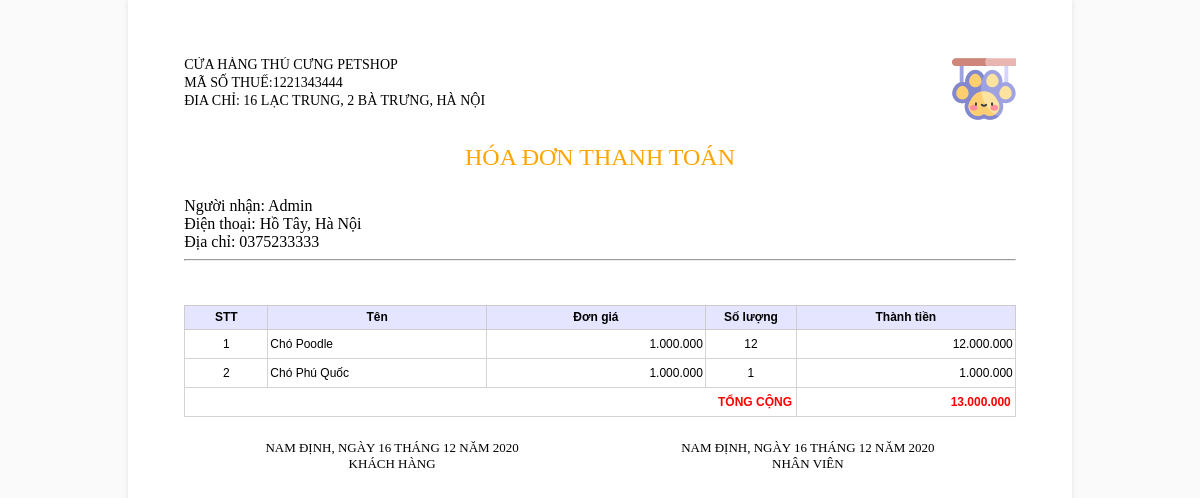
Screenshot of /PetShop/hoadon.php?id=6 (signed in) with the database file from the repository.
### tables this page shows
CREATE TABLE `user` (
  `id` int(11) NOT NULL,
  `username` varchar(255) NOT NULL,
  `password` varchar(255) NOT NULL,
  `email` varchar(200) NOT NULL,
  `sodienthoai` varchar(12) NOT NULL,
  `diachi` varchar(255) NOT NULL,
  `level` int(1) NOT NULL
);

CREATE TABLE `order_detail` (
  `id` int(11) NOT NULL,
  `order_id` int(11) NOT NULL,
  `post_id` int(11) NOT NULL,
  `quantity` int(200) NOT NULL,
  `price` int(255) NOT NULL,
  `created_time` varchar(255) DEFAULT NULL,
  `last_updated` varchar(255) DEFAULT NULL
);

CREATE TABLE `post` (
  `id` int(11) NOT NULL,
  `title` varchar(255) NOT NULL,
  `price` int(255) NOT NULL,
  `kind` varchar(200) NOT NULL,
  `age` varchar(255) NOT NULL,
  `address` varchar(255) NOT NULL,
  `image` varchar(255) NOT NULL,
  `type` int(1) NOT NULL,
  `created_time` varchar(255) NOT NULL,
  `last_updated` varchar(255) NOT NULL
);

### PetShop/hoadon.php (the view, shortened to what this page needs)
<!DOCTYPE html>
<html>
<head>
</head>
<link rel="stylesheet" type="text/css" href="css/styleHoaDon.css">
    </head>
    <body>
        <?php
        $id = $_GET['id'];
        if (!empty($_SESSION['current_user'])) {
            include 'config.php';
            $orders = mysqli_query($conn, "SELECT orders.*, order_detail.*, post.kind
FROM orders
INNER JOIN order_detail ON orders.id = order_detail.order_id
INNER JOIN post ON post.id = order_detail.post_id
WHERE orders.id = " .$id );
            $orders = mysqli_fetch_all($orders, MYSQLI_ASSOC);
        }
         $user_name = $_SESSION['current_user'];
         $user1 = mysqli_query($conn, "SELECT * FROM `user` WHERE `username` = '$user_name'");
        $rowUser =  mysqli_fetch_array($user1);
        ?>
<div id="page" class="page">
    <div class="header">
       <div class="logo"><img src="image/logo.png"/></div>
        <div class="company">Cửa Hàng Thú Cưng PetShop</div><br>
        <div class="company">Mã số thuế:1221343444</div><br>
        <div class="company">Đia chỉ: 16 Lạc Trung, 2 Bà Trưng, Hà Nội</div>
    </div>
  <br/>
  <div class="title">
        HÓA ĐƠN THANH TOÁN
        <br/>
       <br>
  </div>
  <div id="infor-khachhang">
   <label>Người nhận: </label><span> <?= $rowUser['username'] ?></span><br/>
                <label>Điện thoại: </label><span> <?= $rowUser['diachi'] ?></span><br/>
                <label>Địa chỉ: </label><span> <?= $rowUser['sodienthoai'] ?></span><br/>
                <hr/>
  </div>
  <br/>
  <br/>
  <table class="TableData">
    <tr>
      <th>STT</th>
      <th>Tên</th>
      <th>Đơn giá</th>
      <th>Số lượng</th>
      <th>Thành tiền</th>
    </tr>
    <?php
    $pos = 1;
    $tongsotien = 0;
    foreach($orders as $row)
    {
        $tongsotien += $row['quantity']*$row['price'];
        echo "<tr>";
        echo "<td class=\"cotSTT\">".$pos++."</td>";
        echo "<td class=\"cotTenSanPham\">".$row['kind']."</td>";
        echo "<td class=\"cotGia\">".number_format(($row['price']),0,",",".")."</td>";
        echo "<td class=\"cotSoLuong\" align='center'>".$row['quantity']."</td>";
        echo "<td class=\"cotSo\">".number_format(($row['quantity']*$row['price']),0,",",".")."</td>";
        echo "</tr>";
    }
?>
    <tr>
      <td colspan="4" class="tong">Tổng cộng</td>
      <td class="tong"><?php echo number_format(($tongsotien),0,",",".")?></td>
    </tr>
  </table>
  <div class="footer-left"> Nam Định, ngày 16 tháng 12 năm 2020<br/>
    Khách hàng </div>
  <div class="footer-right"> Nam Định, ngày 16 tháng 12 năm 2020<br/>
    Nhân viên </div>
</div>
</body>

### PetShop/css/styleHoaDon.css (style rules this page uses)
body { margin: 0; padding: 0; background-color: #FAFAFA; font: 12pt "Tohoma"; }
* { box-sizing: border-box; -moz-box-sizing: border-box; }
.page { width: 25cm; overflow:hidden; min-height:297mm; padding: 1.5cm; margin-left:auto; margin-right:auto; background: white; box-shadow: 0 0 5px rgba(0, 0, 0, 0.1); }
.header { overflow:hidden; }
.logo { background-color:#FFFFFF; text-align:right; float:right; }
.company { text-transform:uppercase; background-color:#FFFFFF; text-align:left; float:left; font-size:14px; float: left; }
.title { text-align:center; position:relative; color:orange; font-size: 24px; top:1px; }
.footer-left { text-align:center; text-transform:uppercase; padding-top:24px; position:relative; height: 150px; width:50%; color:#000; float:left; font-size: 13px; bottom:1px; }
.footer-right { text-align:center; text-transform:uppercase; padding-top:24px; position:relative; height: 150px; width:50%; color:#000; font-size: 13px; float:right; bottom:1px; }
.TableData { background:#ffffff; font: 11px; width:100%; border-collapse:collapse; font-family:Verdana, Arial, Helvetica, sans-serif; font-size:12px; border:thin solid #d3d3d3; }
.TableData TH { background: rgba(0,0,255,0.1); text-align: center; font-weight: bold; color: #000; border: solid 1px #ccc; height: 24px; }
.TableData TR { padding: 10px; height: 24px; border:thin solid #d3d3d3; }
td { padding: 7px; }
.TableData TR TD { padding-right: 2px; padding-left: 2px; border:thin solid #d3d3d3; }
.TableData .cotSTT { text-align:center; width: 10%; }
.TableData .cotTenSanPham { text-align:left; width: 120px; }
.TableData .cotGia { text-align:right; width: 120px; }
.TableData .cotSoLuong { text-align: center; width: 50px; }
.TableData .cotSo { text-align: right; width: 120px; }
.TableData .tong { text-align: right; font-weight:bold; text-transform:uppercase; padding-right: 4px; color: red; }

### rows the page displays
user: username "Admin", diachi "Hồ Tây, Hà Nội", sodienthoai "0375233333"
order_detail: post.kind "Chó Poodle", price "1.000.000", quantity "12", $row['quantity']*$row['price'] "12.000.000"
order_detail: post.kind "Chó Phú Quốc", price "1.000.000", quantity "1", $row['quantity']*$row['price'] "1.000.000"

### other values shown
$tongsotien "13.000.000"
